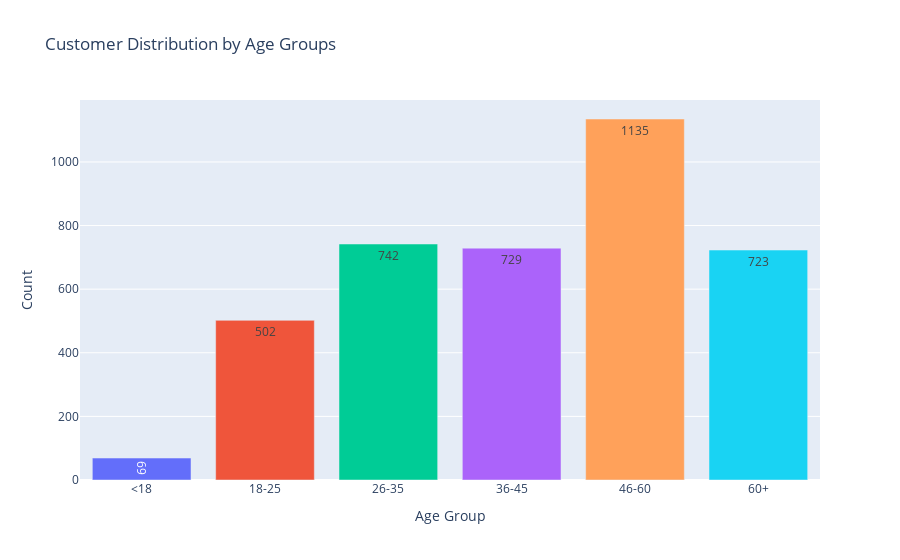

The notebook cell this image was saved under:
### Code cell
df["Age Group"] = pd.cut(
    df["Age"],
    bins=[0, 18, 25, 35, 45, 60, 100],
    labels=["<18", "18-25", "26-35", "36-45", "46-60", "60+"]
)

age_group_counts = df["Age Group"].value_counts().sort_index()

fig = px.bar(
    age_group_counts,
    x=age_group_counts.index,
    y=age_group_counts.values,
    title="Customer Distribution by Age Groups",
    color=age_group_counts.index,  # ← لون مختلف
    text=age_group_counts.values
)

fig.update_layout(xaxis_title="Age Group", yaxis_title="Count", showlegend=False)
fig.show()

### Figure 1 — Plotly figure (JSON) as saved in the notebook; plotly's stock layout.template omitted (floating-point values rounded to 4 significant figures)
{"data": [{"alignmentgroup": "True", "hovertemplate": "Age Group=%{x}<br>y=%{y}<br>text=%{text}<extra></extra>", "legendgroup": "<18", "marker": {"color": "#636efa", "pattern": {"shape": ""}}, "name": "<18", "offsetgroup": "<18", "orientation": "v", "showlegend": true, "text": [69], "textposition": "auto", "type": "bar", "x": ["<18"], "xaxis": "x", "y": [69], "yaxis": "y"}, {"alignmentgroup": "True", "hovertemplate": "Age Group=%{x}<br>y=%{y}<br>text=%{text}<extra></extra>", "legendgroup": "18-25", "marker": {"color": "#EF553B", "pattern": {"shape": ""}}, "name": "18-25", "offsetgroup": "18-25", "orientation": "v", "showlegend": true, "text": [502], "textposition": "auto", "type": "bar", "x": ["18-25"], "xaxis": "x", "y": [502], "yaxis": "y"}, {"alignmentgroup": "True", "hovertemplate": "Age Group=%{x}<br>y=%{y}<br>text=%{text}<extra></extra>", "legendgroup": "26-35", "marker": {"color": "#00cc96", "pattern": {"shape": ""}}, "name": "26-35", "offsetgroup": "26-35", "orientation": "v", "showlegend": true, "text": [742], "textposition": "auto", "type": "bar", "x": ["26-35"], "xaxis": "x", "y": [742], "yaxis": "y"}, {"alignmentgroup": "True", "hovertemplate": "Age Group=%{x}<br>y=%{y}<br>text=%{text}<extra></extra>", "legendgroup": "36-45", "marker": {"color": "#ab63fa", "pattern": {"shape": ""}}, "name": "36-45", "offsetgroup": "36-45", "orientation": "v", "showlegend": true, "text": [729], "textposition": "auto", "type": "bar", "x": ["36-45"], "xaxis": "x", "y": [729], "yaxis": "y"}, {"alignmentgroup": "True", "hovertemplate": "Age Group=%{x}<br>y=%{y}<br>text=%{text}<extra></extra>", "legendgroup": "46-60", "marker": {"color": "#FFA15A", "pattern": {"shape": ""}}, "name": "46-60", "offsetgroup": "46-60", "orientation": "v", "showlegend": true, "text": [1135], "textposition": "auto", "type": "bar", "x": ["46-60"], "xaxis": "x", "y": [1135], "yaxis": "y"}, {"alignmentgroup": "True", "hovertemplate": "Age Group=%{x}<br>y=%{y}<br>text=%{text}<extra></extra>", "legendgroup": "60+", "marker": {"color": "#19d3f3", "pattern": {"shape": ""}}, "name": "60+", "offsetgroup": "60+", "orientation": "v", "showlegend": true, "text": [723], "textposition": "auto", "type": "bar", "x": ["60+"], "xaxis": "x", "y": [723], "yaxis": "y"}], "layout": {"barmode": "relative", "legend": {"title": {"text": "Age Group"}, "tracegroupgap": 0}, "showlegend": false, "title": {"text": "Customer Distribution by Age Groups"}, "xaxis": {"anchor": "y", "categoryarray": ["<18", "18-25", "26-35", "36-45", "46-60", "60+"], "categoryorder": "array", "domain": [0, 1], "title": {"text": "Age Group"}}, "yaxis": {"anchor": "x", "domain": [0, 1], "title": {"text": "Count"}}}}
